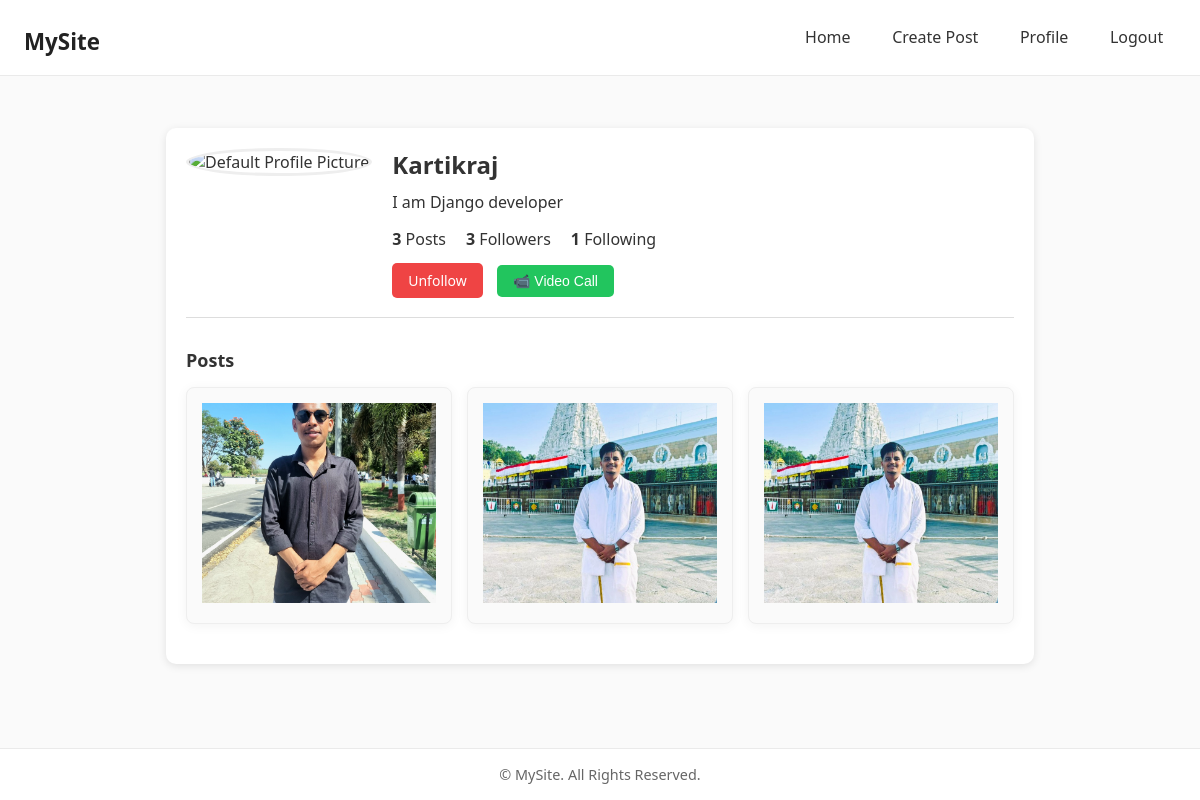
Screenshot of /accounts/profile/1/ (signed in) with the database file from the repository.
### accounts/models.py (models this page shows, shortened)
class User(AbstractUser):
    GENDER = (('male', 'Male'), ('female', 'Female'))
    profile_pic = models.ImageField(upload_to='profile_pics/', blank=True, null=True)
    phone_number = PhoneNumberField(null=True, unique=True, blank=True)
    bio = models.TextField(blank=True, null=True)
    birthdate = models.DateField(blank=True, null=True)
    gender = models.CharField(max_length=10, choices=GENDER, null=True, blank=True)
    created_at = models.DateTimeField(auto_now_add=True)
    last_seen = models.DateTimeField(null=True, blank=True)

### posts/models.py (models this page shows, shortened)
class Post(models.Model):
    author = models.ForeignKey(settings.AUTH_USER_MODEL, on_delete=models.CASCADE, related_name="posts")
    content = models.TextField(blank=True, null=True)
    image = models.ImageField(upload_to="posts/", blank=True, null=True)
    created_at = models.DateTimeField(auto_now_add=True)

### accounts/views.py (the view)
# urls.py: path('profile/<int:user_id>/', views.profile_view, name='profile'),
@login_required
def profile_view(request, user_id):
    profile_user = get_object_or_404(User, id=user_id)
    user_posts = Post.objects.filter(author=profile_user).order_by('-created_at')
    followers_count = Follow.objects.filter(following=profile_user).count()
    following_count = Follow.objects.filter(follower=profile_user).count()
    is_following = Follow.objects.filter(follower=request.user, following=profile_user).exists()
    return render(request, 'accounts/profile_user.html', {
        'profile_user': profile_user,
        'user_posts': user_posts,
        'followers_count': followers_count,
        'following_count': following_count,
        'is_following': is_following
    })

### accounts/templates/accounts/profile_user.html (shortened to what this page needs)
{% extends 'core/base.html' %}
{% load static %}
{% block content %}
<div class="profile-container">
    <div class="profile-header">
        <div class="profile-pic">
            {% if profile_user.profile_pic %}
                <img src="{{ profile_user.profile_pic.url }}" alt="Profile Picture">
            {% else %}
                <img src="{% static 'default_profile.png' %}" alt="Default Profile Picture">
            {% endif %}
        </div>
        <div class="profile-info">
            <div class="profile-top">
                <h2>{{ profile_user.username }}</h2>
            </div>
            <p>{{ profile_user.bio|default:"No bio yet." }}</p>
            <div class="profile-stats">
                <span><strong>{{ user_posts.count }}</strong> Posts</span>
                <span onclick="openFollowersModal()"><strong>{{ followers_count }}</strong> Followers</span>
                <span onclick="openFollowingModal()"><strong>{{ following_count }}</strong> Following</span>
            </div>
            {% if profile_user != request.user %}
                {% if is_following %}
                    <a href="{% url 'accounts:unfollow_user' profile_user.id %}" class="btn-follow btn-unfollow">Unfollow</a>
                {% else %}
                    <a href="{% url 'accounts:follow_user' profile_user.id %}" class="btn-follow btn-following">Follow</a>
                {% endif %}
                <button id="startCall" class="btn-follow btn-following" style="margin-left:10px;">📹 Video Call</button>
            {% endif %}
        </div>
    </div>
    <h3 class="section-title">Posts</h3>
    <div class="posts-grid">
        {% for post in user_posts %}
            <div class="post-card">
                {% if post.images.all %}
                    {% with post.images.all as images %}
                        {% if images|length == 1 %}
                            <img src="{{ images.0.image.url }}" class="single-image" alt="Post image">
                        {% elif images|length == 2 %}
                            <div class="two-images">
                                <img src="{{ images.0.image.url }}" alt="Post image">
                                <img src="{{ images.1.image.url }}" alt="Post image">
                            </div>
                        {% else %}
                            <div class="grid-images">
                                {% for img in images|slice:":4" %}
                                    <img src="{{ img.image.url }}" alt="Post image">
                                {% endfor %}
                                {% if images|length > 4 %}
                                    <div class="extra-images">+{{ images|length|add:"-4" }}</div>
                                {% endif %}
                            </div>
                        {% endif %}
                    {% endwith %}
                {% elif post.image %}
                    <img src="{{ post.image.url }}" class="single-image" alt="Post image">
                {% elif post.content %}
                    <p>{{ post.content|truncatechars:50 }}</p>
                {% endif %}
            </div>
        {% empty %}
            <p class="no-posts">This user hasn't posted anything yet.</p>
        {% endfor %}
    </div>
</div>
{% endblock %}

### core/templates/core/base.html (style rules this page uses)
* { margin: 0; padding: 0; box-sizing: border-box; }
body { font-family: system-ui, sans-serif; background: #fafafa; color: #333; display: flex; flex-direction: column; min-height: 100vh; }
a { text-decoration: none; color: inherit; }
.post-card, .profile-card { background: #fff; border-radius: 12px; padding: 15px; margin-bottom: 20px; box-shadow: 0 2px 12px rgba(0,0,0,0.05); }

### accounts/templates/accounts/profile_user.html (style rules this page uses)
.profile-container { max-width: 900px; margin: 20px auto; padding: 20px; background: #fff; border-radius: 10px; box-shadow: 0 2px 8px rgba(0,0,0,0.1); }
.profile-header { display: flex; align-items: flex-start; gap: 20px; border-bottom: 1px solid #ddd; padding-bottom: 20px; margin-bottom: 20px; }
.profile-pic img { width: 120px; height: 120px; border-radius: 50%; object-fit: cover; border: 3px solid #eee; }
.profile-info { flex: 1; }
.profile-top { display: flex; align-items: center; gap: 15px; margin-bottom: 10px; }
.profile-top h2 { margin: 0; font-size: 24px; color: #333; }
.profile-stats { display: flex; gap: 20px; margin: 15px 0; }
.profile-stats span { cursor: pointer; transition: color 0.2s; }
.btn-edit, .btn-follow { padding: 8px 16px; border-radius: 5px; font-size: 14px; text-decoration: none; border: none; cursor: pointer; transition: all 0.2s; font-weight: 500; }
.btn-follow { background: #0095f6; color: white; }
.btn-unfollow { background: #ef4444; }
.btn-following { background: #22c55e; }
.section-title { margin: 30px 0 15px; font-size: 18px; font-weight: bold; color: #333; }
.posts-grid { display: grid; grid-template-columns: repeat(auto-fill, minmax(250px, 1fr)); gap: 15px; }
.post-card { border: 1px solid #eee; border-radius: 8px; overflow: hidden; background: #fafafa; transition: transform 0.2s, box-shadow 0.2s; }
.post-card img { width: 100%; height: 200px; object-fit: cover; }

### rows the page displays
User: username "Kartikraj", bio "I am Django developer"
Post: image (picture)
Post: image (picture)
Post: image (picture)

### other values shown
{{ user_posts.count }} "3"
{{ followers_count }} "3"
{{ following_count }} "1"
